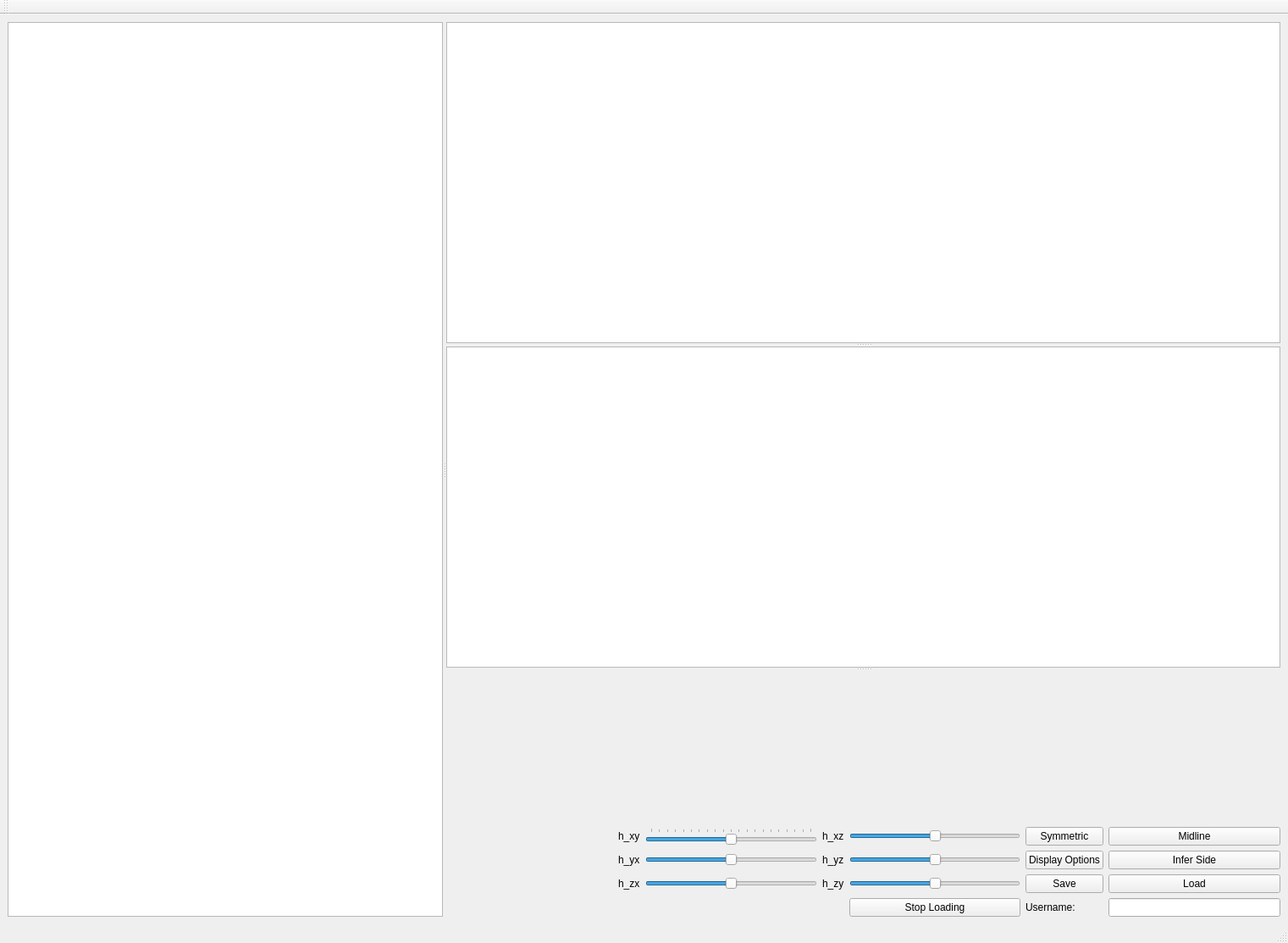
<?xml version="1.0" encoding="UTF-8"?>
<ui version="4.0">
 <class>BrainLabelingGui</class>
 <widget class="QMainWindow" name="BrainLabelingGui">
  <property name="geometry">
   <rect>
    <x>0</x>
    <y>0</y>
    <width>1521</width>
    <height>1113</height>
   </rect>
  </property>
  <property name="windowTitle">
   <string>MainWindow</string>
  </property>
  <widget class="QWidget" name="centralwidget">
   <layout class="QGridLayout" name="gridLayout_2">
    <item row="0" column="0">
     <widget class="QSplitter" name="splitter_3">
      <property name="orientation">
       <enum>Qt::Horizontal</enum>
      </property>
      <widget class="QGraphicsView" name="sagittal_gview"/>
      <widget class="QSplitter" name="splitter_2">
       <property name="orientation">
        <enum>Qt::Vertical</enum>
       </property>
       <widget class="QSplitter" name="splitter">
        <property name="orientation">
         <enum>Qt::Vertical</enum>
        </property>
        <widget class="QGraphicsView" name="coronal_gview"/>
        <widget class="QGraphicsView" name="horizontal_gview"/>
       </widget>
       <widget class="QWidget" name="layoutWidget">
        <layout class="QGridLayout" name="gridLayout">
         <item row="0" column="4">
          <spacer name="verticalSpacer">
           <property name="orientation">
            <enum>Qt::Vertical</enum>
           </property>
           <property name="sizeHint" stdset="0">
            <size>
             <width>20</width>
             <height>40</height>
            </size>
           </property>
          </spacer>
         </item>
         <item row="1" column="1">
          <widget class="QLabel" name="label">
           <property name="text">
            <string>h_xy</string>
           </property>
          </widget>
         </item>
         <item row="1" column="2">
          <widget class="QSlider" name="slider_hxy">
           <property name="minimum">
            <number>-100</number>
           </property>
           <property name="maximum">
            <number>100</number>
           </property>
           <property name="tracking">
            <bool>true</bool>
           </property>
           <property name="orientation">
            <enum>Qt::Horizontal</enum>
           </property>
           <property name="invertedAppearance">
            <bool>false</bool>
           </property>
           <property name="invertedControls">
            <bool>false</bool>
           </property>
           <property name="tickPosition">
            <enum>QSlider::TicksAbove</enum>
           </property>
          </widget>
         </item>
         <item row="1" column="3">
          <widget class="QLabel" name="label_4">
           <property name="text">
            <string>h_xz</string>
           </property>
          </widget>
         </item>
         <item row="1" column="4">
          <widget class="QSlider" name="slider_hxz">
           <property name="minimum">
            <number>-100</number>
           </property>
           <property name="maximum">
            <number>100</number>
           </property>
           <property name="orientation">
            <enum>Qt::Horizontal</enum>
           </property>
          </widget>
         </item>
         <item row="2" column="1">
          <widget class="QLabel" name="label_2">
           <property name="text">
            <string>h_yx</string>
           </property>
          </widget>
         </item>
         <item row="2" column="2">
          <widget class="QSlider" name="slider_hyx">
           <property name="minimum">
            <number>-100</number>
           </property>
           <property name="maximum">
            <number>100</number>
           </property>
           <property name="orientation">
            <enum>Qt::Horizontal</enum>
           </property>
          </widget>
         </item>
         <item row="2" column="3">
          <widget class="QLabel" name="label_5">
           <property name="text">
            <string>h_yz</string>
           </property>
          </widget>
         </item>
         <item row="2" column="4">
          <widget class="QSlider" name="slider_hyz">
           <property name="minimum">
            <number>-100</number>
           </property>
           <property name="maximum">
            <number>100</number>
           </property>
           <property name="orientation">
            <enum>Qt::Horizontal</enum>
           </property>
          </widget>
         </item>
         <item row="3" column="0">
          <spacer name="horizontalSpacer">
           <property name="orientation">
            <enum>Qt::Horizontal</enum>
           </property>
           <property name="sizeHint" stdset="0">
            <size>
             <width>40</width>
             <height>20</height>
            </size>
           </property>
          </spacer>
         </item>
         <item row="3" column="1">
          <widget class="QLabel" name="label_3">
           <property name="text">
            <string>h_zx</string>
           </property>
          </widget>
         </item>
         <item row="3" column="2">
          <widget class="QSlider" name="slider_hzx">
           <property name="minimum">
            <number>-100</number>
           </property>
           <property name="maximum">
            <number>100</number>
           </property>
           <property name="orientation">
            <enum>Qt::Horizontal</enum>
           </property>
          </widget>
         </item>
         <item row="3" column="3">
          <widget class="QLabel" name="label_6">
           <property name="text">
            <string>h_zy</string>
           </property>
          </widget>
         </item>
         <item row="3" column="4">
          <widget class="QSlider" name="slider_hzy">
           <property name="minimum">
            <number>-100</number>
           </property>
           <property name="maximum">
            <number>100</number>
           </property>
           <property name="orientation">
            <enum>Qt::Horizontal</enum>
           </property>
          </widget>
         </item>
         <item row="1" column="5">
          <widget class="QPushButton" name="button_symmetric">
           <property name="text">
            <string>Symmetric</string>
           </property>
          </widget>
         </item>
         <item row="1" column="6">
          <widget class="QPushButton" name="button_midline">
           <property name="text">
            <string>Midline</string>
           </property>
          </widget>
         </item>
         <item row="2" column="5">
          <widget class="QPushButton" name="button_displayOptions">
           <property name="text">
            <string>Display Options</string>
           </property>
          </widget>
         </item>
         <item row="2" column="6">
          <widget class="QPushButton" name="button_inferSide">
           <property name="text">
            <string>Infer Side</string>
           </property>
          </widget>
         </item>
         <item row="3" column="5">
          <widget class="QPushButton" name="button_save">
           <property name="text">
            <string>Save</string>
           </property>
          </widget>
         </item>
         <item row="3" column="6">
          <widget class="QPushButton" name="button_load">
           <property name="text">
            <string>Load</string>
           </property>
          </widget>
         </item>
         <item row="4" column="6">
          <widget class="QLineEdit" name="lineEdit_username"/>
         </item>
         <item row="4" column="5">
          <widget class="QLabel" name="label_7">
           <property name="text">
            <string>Username:</string>
           </property>
          </widget>
         </item>
         <item row="4" column="4">
          <widget class="QPushButton" name="button_stop">
           <property name="text">
            <string>Stop Loading</string>
           </property>
          </widget>
         </item>
        </layout>
       </widget>
      </widget>
     </widget>
    </item>
   </layout>
  </widget>
  <widget class="QMenuBar" name="menubar">
   <property name="geometry">
    <rect>
     <x>0</x>
     <y>0</y>
     <width>1521</width>
     <height>25</height>
    </rect>
   </property>
  </widget>
  <widget class="QStatusBar" name="statusbar"/>
  <widget class="QToolBar" name="toolBar">
   <property name="windowTitle">
    <string>toolBar</string>
   </property>
   <attribute name="toolBarArea">
    <enum>TopToolBarArea</enum>
   </attribute>
   <attribute name="toolBarBreak">
    <bool>false</bool>
   </attribute>
  </widget>
 </widget>
 <resources/>
 <connections/>
</ui>
